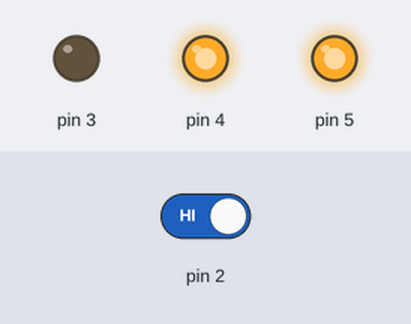
The sketch below on a simulated Arduino Uno, built with avr-gcc and run on an emulated ATmega328P. On the bench: output pins drawn as LEDs (lit = HIGH). Dashed ring = blinking. The inputs (shaded band) are chosen by the test bench; at power-on: pin 2 HIGH.

Above: at 1.2 s.
1.3 s: pin 2 driven LOW
At 1.67 s:
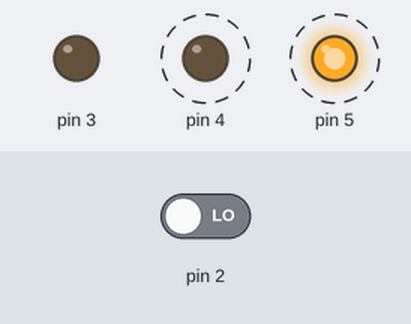
4.3 s: pin 2 driven HIGH
At 4.7 s:
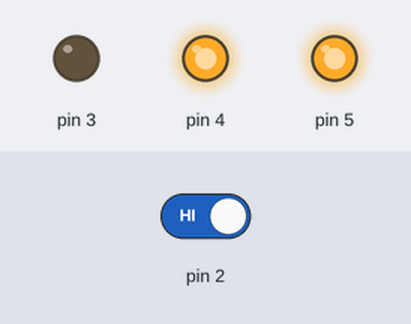
Timing chart, 0 to 7.3 s (numbered marks = the images above; inputs shaded):
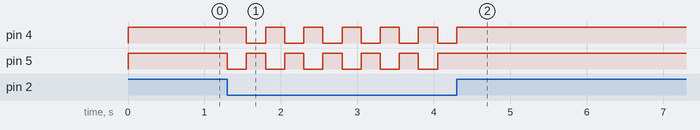

The sketch:

Projekt2Muudatus.ino
```cpp
// C++ code
//
int switchState = 0;

void setup(){
pinMode(3,OUTPUT);
pinMode(4,OUTPUT);
pinMode(5,OUTPUT);
pinMode(2,INPUT);
}
void loop(){
switchState = digitalRead(2);
// this is a comment
if (switchState == LOW) { // the button is not pressed
digitalWrite(3, LOW);
digitalWrite(4, HIGH);
digitalWrite(5, LOW);
delay(250); // wait for a quarter second
// toggle the LEDs
digitalWrite(4, LOW);
digitalWrite(5, HIGH);
delay(250); // wait for a quarter second
}
else {
// the button is pressed
digitalWrite(3, LOW); // green LED
digitalWrite(4, HIGH); // red LED
digitalWrite(5, HIGH); // red LED
}
} // go back to the beginning of the loop
```

Measured:
- after the input at 1.3 s, pin 4: alternates HIGH for 0.25 s and LOW for 0.25 s, starting after 0.25 s; pin 5: alternates HIGH for 0.25 s and LOW for 0.25 s, starting at once
- after the input at 4.3 s, pin 4: goes on until 4.3 s, then stays HIGH; pin 5: stops changing and stays HIGH
